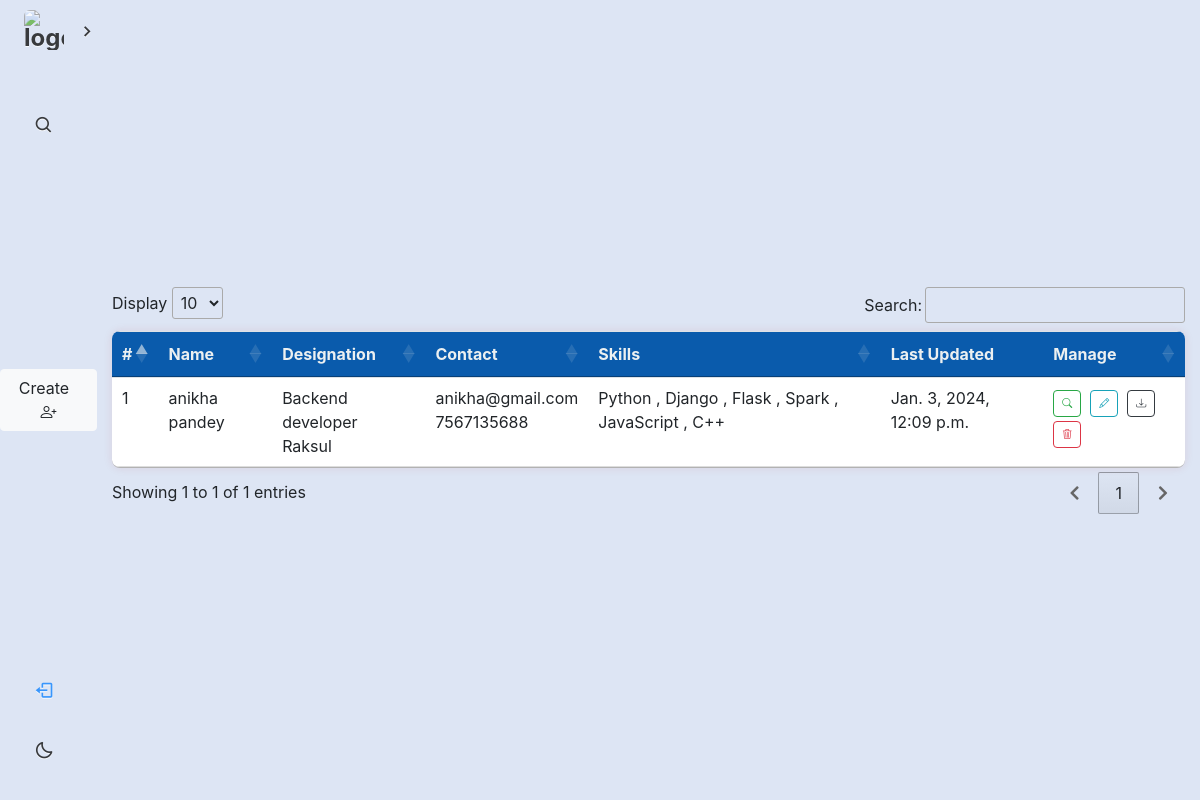
Page /list/ (signed in) on the committed database.
### candidate_app/models.py (models this page shows, shortened)
class Candidate(models.Model):
    user = models.ForeignKey(CustomUser, on_delete=models.CASCADE)
    email = models.EmailField(unique=True)
    phone = models.CharField(max_length=15)
    client_name = models.CharField(max_length=15)
    first_name = models.CharField(max_length=150, null=True)
    last_name = models.CharField(max_length=150)
    mode_of_work = models.CharField(max_length=150, default='full_time',null=True)
    gender = models.CharField(max_length=50, default='unknown', null=True,blank=True)
    college = models.CharField(max_length=50, null=True,blank=True)
    graduation_year= models.CharField(max_length=50, null=True,blank=True)
    qualification = models.TextField(null=True,blank=True)
    skills = models.ManyToManyField(Skill)
    experience = models.FloatField(null=True, blank=True)
    relevent_experience = models.FloatField(null=True, blank=True)
    designation = models.CharField(max_length=50, null=True,blank=True)
    expected_ctc = models.CharField(max_length=50, null=True,blank=True)
    current_ctc = models.CharField(max_length=50, null=True,blank=True)
    offer_in_hands = models.CharField(max_length=50,default=None, null=True,blank=True)
    offer_details= models.CharField(max_length=50,default=None, null=True,blank=True)     ###  hidden box
    notice_period = models.CharField(max_length=50, null=True,blank=True)
    current_company = models.CharField(max_length=100, null=True,blank=True)
    reason_for_change = models.CharField(max_length=2000, null=True,blank=True)          ###  hidden
    location = models.CharField(max_length=50, null=True,blank=True)
    resume = models.FileField(upload_to='resume/',max_length=200,blank=True,null=True)
    remarks = models.TextField(null=True,blank=True)
    updated_by = models.CharField(max_length=50, null=True,blank=True)
    updated_on = models.DateTimeField(auto_now=True, null=True)
    screening_time = models.CharField(max_length=100, null=True,blank=True)
    recruiter = models.CharField(max_length=50, null=True,blank=True)
    status = models.CharField(max_length=100, null=True,blank=True)
    rejection_reason = models.CharField(max_length=100, null=True,blank=True)         ### hidden
    additional_status = models.CharField(max_length=100, null=True,blank=True)
    rejection_reason_for_r1_r4 = models.CharField(max_length=100, null=True,blank=True)        ## hidden
    offer = models.CharField(max_length=100, null=True,blank=True)
    offer_reject_reason = models.CharField(max_length=100, null=True,blank=True)
    class Meta:
        ordering = ["-updated_on"]

class Skill(models.Model):
    user = models.ForeignKey(CustomUser, on_delete=models.CASCADE)
    name = models.CharField(max_length=50)

### candidate_app/views.py (the view)
# urls.py: path('list/',ListCandidate.as_view(),name='list'),   ## list all cacndidate
@method_decorator(login_required, name='dispatch')
class ListCandidate(ListView):
    model = Candidate
    fields = "__all__"
    template_name = 'mycandidates.html'
    context_object_name = "list"
    def get_queryset(self):
        queryset = super().get_queryset().filter(user=self.request.user)
        return queryset

### templates/mycandidates.html (shortened to what this page needs)
<!DOCTYPE html>
<html lang="en">
<head>
    <link rel="stylesheet" href="https://cdn.datatables.net/1.10.24/css/jquery.dataTables.min.css">
    <link rel="stylesheet" href="https://cdnjs.cloudflare.com/ajax/libs/font-awesome/5.15.1/css/all.min.css">
    <link rel="stylesheet" href="https://cdn.jsdelivr.net/npm/bootstrap-icons@1.11.3/font/bootstrap-icons.min.css">
    <link rel="stylesheet" href="https://cdn.jsdelivr.net/npm/bootstrap@4.4.1/dist/css/bootstrap.min.css">
</head>
<body>
    {% block content %}
    {% include 'sidebar.html' %}
    {% include 'delete_messages.html' %}
<br>
<br>
<br>
<br>
<center><a href="/create"><button class="btn btn-light">Create &nbsp; <i class="bi bi-person-plus"></i></button></a></center>
<div class="container">
    <table class="table">
        <thead>
            <tr>
                <th>#</th>
                <th>Name</th>
                <th>Designation</th>
                <th>Contact</th>
                <th>Skills</th>
                <th>Last Updated</th>
                <th>Manage</th>
            </tr>
        </thead>
        <tbody>
            {% for i in list %}
            <tr>
                <td id="snno" ></td>
                <td>{{i.first_name}} {{i.last_name}}</td>
                <td>
                    <span>{{i.designation}} </span><br>
                    <span>{{i.client_name }} </span>
                  </td>
                <td>
                    <span >{{i.email}}</span><br>
                    <span >{{i.phone}}</span>
                  </td>
                    <td>
                        {% for skill in i.skills.all %}
                        {{ skill.name }}
                        {% if not forloop.last %}, {% endif %}
                        {% endfor %}</td>
                <td>{{i.updated_on}}</td>
                <td>
                    <a href="{% url 'detail' i.id %}"><button style="font-size: 10px;padding: 5px 8px;" title="View"
                        class="btn btn-outline-success"><i class="bi bi-search"></i></button></a>&nbsp;
                    <a href="{% url 'update' i.id %}"><button style="font-size: 10px;padding: 5px 8px;" title="Edit"
                        class="btn btn-outline-info my-1"><i class="bi bi-pencil"></i></button></a>&nbsp;
                        {% if i.resume %}
                        <a href="{{i.resume.url}}"><button style="font-size: 10px;padding: 5px 8px;" title="Resume"
                            class="btn btn-outline-dark"><i class="bi bi-download"></i></button></a>&nbsp;
                            {% endif %}
                    <a href="{% url 'delete' i.id %}"><button style="font-size: 10px;padding: 5px 8px;" title="Delete"
                        class="btn btn-outline-danger"><i class="bi bi-trash3"></i></button></a>&nbsp;
                  </td>
            </tr>
            {% endfor %}
        </tbody>
    </table>
</div>
{% endblock %}
</body>
</html>

### static/css/style.css (style rules this page uses)
* { font-family: 'Poppins' }
body { user-select: none; overflow-y: hidden; display: flex; justify-content: center; align-items: center; background: hsl(218deg 50% 91%); height: 100vh; }
button { cursor: pointer; }

### templates/mycandidates.html (style rules this page uses)
body { font-family: 'Arial', sans-serif; background-color: #f4f4f4; margin: 0; padding: 0; background-image: url('https://t3.ftcdn.net/jpg/01/19/67/02/360_F_119670247_HDccziQUuo2kFpaNiM22dIto5I8GPAWW.jpg'); background-size: cover; background-position: center; background-repeat: no-repeat; }
.container { width: 80%; margin: 20px auto; }
table { width: 100%; border-collapse: collapse; margin-bottom: 20px; background-color: #fff; box-shadow: 0 0 10px rgba(172, 29, 29, 0.1); border-radius: 8px; overflow: hidden; }
th, td { padding: 12px 15px; text-align: left; border-bottom: 1px solid #ddd; }
th { background-color: #0a5bac; color: #ecf0f1; }

### rows in the picture
Candidate: first_name "anikha", last_name "pandey", designation "Backend developer", client_name "Raksul", email "anikha@gmail.com", phone "7567135688", updated_on "Jan. 3, 2024, 12:09 p.m."
Skill: name "Python"
Skill: name "Django"
Skill: name "Flask"
Skill: name "Spark"
Skill: name "JavaScript"
Skill: name "C++"
